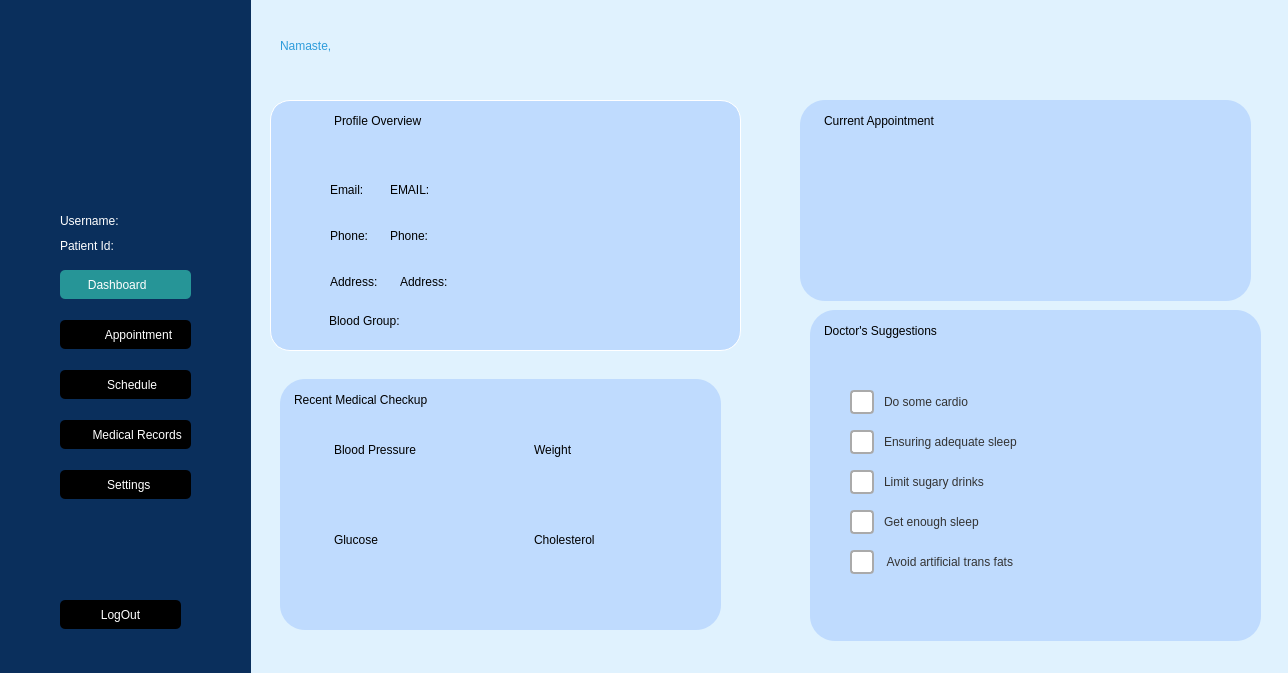
<?xml version="1.0" encoding="UTF-8"?>
<ui version="4.0">
 <class>Welcome</class>
 <widget class="QWidget" name="Welcome">
  <property name="geometry">
   <rect>
    <x>0</x>
    <y>0</y>
    <width>1288</width>
    <height>673</height>
   </rect>
  </property>
  <property name="windowTitle">
   <string>Form</string>
  </property>
  <property name="styleSheet">
   <string notr="true">#Welcome{
background-color:#E0F2FE;
}</string>
  </property>
  <widget class="QFrame" name="frame">
   <property name="geometry">
    <rect>
     <x>0</x>
     <y>0</y>
     <width>251</width>
     <height>741</height>
    </rect>
   </property>
   <property name="styleSheet">
    <string notr="true">frame{
background-color:#0A2F5C;
}</string>
   </property>
   <property name="frameShape">
    <enum>QFrame::Shape::StyledPanel</enum>
   </property>
   <property name="frameShadow">
    <enum>QFrame::Shadow::Raised</enum>
   </property>
   <widget class="QLabel" name="background">
    <property name="geometry">
     <rect>
      <x>0</x>
      <y>0</y>
      <width>251</width>
      <height>751</height>
     </rect>
    </property>
    <property name="styleSheet">
     <string notr="true">#background{
background-color:#0A2F5C;

}</string>
    </property>
    <property name="text">
     <string/>
    </property>
   </widget>
   <widget class="QPushButton" name="Dashboard">
    <property name="geometry">
     <rect>
      <x>60</x>
      <y>270</y>
      <width>131</width>
      <height>29</height>
     </rect>
    </property>
    <property name="styleSheet">
     <string notr="true">

QPushButton{
	background-color:#269597;
	color:#fff;
	font: 9pt &quot;Roboto&quot;;
	border-radius:5px;
}</string>
    </property>
    <property name="text">
     <string>Dashboard     </string>
    </property>
   </widget>
   <widget class="QPushButton" name="Schedule">
    <property name="geometry">
     <rect>
      <x>60</x>
      <y>370</y>
      <width>131</width>
      <height>29</height>
     </rect>
    </property>
    <property name="styleSheet">
     <string notr="true">QPushButton{
		background-color:black;
	color:#fff;
	font: 9pt &quot;Roboto&quot;;
border-radius:5px;
	
}</string>
    </property>
    <property name="text">
     <string>    Schedule</string>
    </property>
   </widget>
   <widget class="QPushButton" name="Appointment">
    <property name="geometry">
     <rect>
      <x>60</x>
      <y>320</y>
      <width>131</width>
      <height>29</height>
     </rect>
    </property>
    <property name="styleSheet">
     <string notr="true">QPushButton{
	background-color:black;
	color:#fff;
	font: 9pt &quot;Roboto&quot;;
border-radius:5px;
	
}</string>
    </property>
    <property name="text">
     <string>        Appointment</string>
    </property>
   </widget>
   <widget class="QPushButton" name="Settings">
    <property name="geometry">
     <rect>
      <x>60</x>
      <y>470</y>
      <width>131</width>
      <height>29</height>
     </rect>
    </property>
    <property name="styleSheet">
     <string notr="true">QPushButton{
		background-color:black;
	color:#fff;
	font: 9pt &quot;Roboto&quot;;
border-radius:5px;
}</string>
    </property>
    <property name="text">
     <string>  Settings</string>
    </property>
   </widget>
   <widget class="QPushButton" name="Medical_records">
    <property name="geometry">
     <rect>
      <x>60</x>
      <y>420</y>
      <width>131</width>
      <height>29</height>
     </rect>
    </property>
    <property name="styleSheet">
     <string notr="true">QPushButton{
		background-color:black;
	color:#fff;
	font: 9pt &quot;Roboto&quot;;
border-radius:5px;
	
}</string>
    </property>
    <property name="text">
     <string>       Medical Records</string>
    </property>
   </widget>
   <widget class="QPushButton" name="logout">
    <property name="geometry">
     <rect>
      <x>60</x>
      <y>600</y>
      <width>121</width>
      <height>29</height>
     </rect>
    </property>
    <property name="styleSheet">
     <string notr="true">QPushButton{
		background-color:black;
	color:#fff;
	font: 200 9pt &quot;Roboto&quot;;
border-radius:5px;
	
}</string>
    </property>
    <property name="text">
     <string>LogOut</string>
    </property>
   </widget>
   <widget class="QLabel" name="profile">
    <property name="geometry">
     <rect>
      <x>60</x>
      <y>40</y>
      <width>161</width>
      <height>171</height>
     </rect>
    </property>
    <property name="styleSheet">
     <string notr="true"/>
    </property>
    <property name="text">
     <string/>
    </property>
    <property name="pixmap">
     <pixmap resource="image.qrc">:/image/resourse/profile.jpg</pixmap>
    </property>
   </widget>
   <widget class="QLabel" name="patientIdLabel">
    <property name="geometry">
     <rect>
      <x>60</x>
      <y>230</y>
      <width>171</width>
      <height>31</height>
     </rect>
    </property>
    <property name="styleSheet">
     <string notr="true">background-color:transparent;
color:white
;
font: 12pt &quot;Segoe UI&quot;;
	border:none;</string>
    </property>
    <property name="text">
     <string>Patient Id:</string>
    </property>
   </widget>
   <widget class="QLabel" name="label">
    <property name="geometry">
     <rect>
      <x>160</x>
      <y>270</y>
      <width>21</width>
      <height>31</height>
     </rect>
    </property>
    <property name="text">
     <string/>
    </property>
    <property name="pixmap">
     <pixmap resource="image.qrc">:/icon/icons/dashboard.png</pixmap>
    </property>
   </widget>
   <widget class="QLabel" name="label_2">
    <property name="geometry">
     <rect>
      <x>70</x>
      <y>320</y>
      <width>20</width>
      <height>31</height>
     </rect>
    </property>
    <property name="text">
     <string/>
    </property>
    <property name="pixmap">
     <pixmap resource="image.qrc">:/icon/icons/appointment.png</pixmap>
    </property>
   </widget>
   <widget class="QLabel" name="label_3">
    <property name="geometry">
     <rect>
      <x>65</x>
      <y>370</y>
      <width>21</width>
      <height>31</height>
     </rect>
    </property>
    <property name="text">
     <string/>
    </property>
    <property name="pixmap">
     <pixmap resource="image.qrc">:/icon/icons/schedule.png</pixmap>
    </property>
   </widget>
   <widget class="QLabel" name="label_4">
    <property name="geometry">
     <rect>
      <x>64</x>
      <y>420</y>
      <width>16</width>
      <height>31</height>
     </rect>
    </property>
    <property name="text">
     <string/>
    </property>
    <property name="pixmap">
     <pixmap resource="image.qrc">:/icon/icons/medical.png</pixmap>
    </property>
   </widget>
   <widget class="QLabel" name="label_5">
    <property name="geometry">
     <rect>
      <x>66</x>
      <y>470</y>
      <width>21</width>
      <height>31</height>
     </rect>
    </property>
    <property name="text">
     <string/>
    </property>
    <property name="pixmap">
     <pixmap resource="image.qrc">:/icon/icons/setting.png</pixmap>
    </property>
   </widget>
   <widget class="QLabel" name="label_6">
    <property name="geometry">
     <rect>
      <x>67</x>
      <y>600</y>
      <width>21</width>
      <height>31</height>
     </rect>
    </property>
    <property name="text">
     <string/>
    </property>
    <property name="pixmap">
     <pixmap resource="image.qrc">:/icon/icons/logout.png</pixmap>
    </property>
   </widget>
   <widget class="QLabel" name="usernameLabel_2">
    <property name="geometry">
     <rect>
      <x>60</x>
      <y>200</y>
      <width>191</width>
      <height>41</height>
     </rect>
    </property>
    <property name="styleSheet">
     <string notr="true">background-color:transparent;
color:white
;
font: 12pt &quot;Segoe UI&quot;;
	border:none;</string>
    </property>
    <property name="text">
     <string>Username:</string>
    </property>
   </widget>
  </widget>
  <widget class="QLabel" name="date">
   <property name="geometry">
    <rect>
     <x>282</x>
     <y>70</y>
     <width>311</width>
     <height>20</height>
    </rect>
   </property>
   <property name="styleSheet">
    <string notr="true">#date{
	font: 600 9pt &quot;Roboto&quot;;
	color:#000;
	

}</string>
   </property>
   <property name="text">
    <string/>
   </property>
  </widget>
  <widget class="QFrame" name="frame_2">
   <property name="geometry">
    <rect>
     <x>270</x>
     <y>100</y>
     <width>471</width>
     <height>251</height>
    </rect>
   </property>
   <property name="styleSheet">
    <string notr="true">#frame_2{
	background-color:#bfdbfe;
	border:1px solid #fff;
	border-radius:20px;
}</string>
   </property>
   <property name="frameShape">
    <enum>QFrame::Shape::StyledPanel</enum>
   </property>
   <property name="frameShadow">
    <enum>QFrame::Shadow::Raised</enum>
   </property>
   <widget class="QPlainTextEdit" name="Profile_overviwe">
    <property name="geometry">
     <rect>
      <x>60</x>
      <y>10</y>
      <width>401</width>
      <height>51</height>
     </rect>
    </property>
    <property name="styleSheet">
     <string notr="true">background-color:transparent;
font: 20pt &quot;SansSerif&quot;;

color:black;

	border:none;</string>
    </property>
    <property name="readOnly">
     <bool>true</bool>
    </property>
    <property name="plainText">
     <string>Profile Overview</string>
    </property>
   </widget>
   <widget class="QPlainTextEdit" name="blood">
    <property name="geometry">
     <rect>
      <x>55</x>
      <y>210</y>
      <width>161</width>
      <height>31</height>
     </rect>
    </property>
    <property name="styleSheet">
     <string notr="true">background-color:transparent;
color:black
;
font: 12pt &quot;Segoe UI&quot;;
	border:none;</string>
    </property>
    <property name="readOnly">
     <bool>true</bool>
    </property>
    <property name="plainText">
     <string>Blood Group:</string>
    </property>
   </widget>
   <widget class="QLabel" name="Email_E">
    <property name="geometry">
     <rect>
      <x>22</x>
      <y>76</y>
      <width>31</width>
      <height>31</height>
     </rect>
    </property>
    <property name="text">
     <string/>
    </property>
    <property name="pixmap">
     <pixmap resource="image.qrc">:/icon/icons/email.png</pixmap>
    </property>
   </widget>
   <widget class="QLabel" name="emailLabel">
    <property name="geometry">
     <rect>
      <x>120</x>
      <y>74</y>
      <width>211</width>
      <height>31</height>
     </rect>
    </property>
    <property name="styleSheet">
     <string notr="true">background-color:transparent;
color:black
;
font: 12pt &quot;Segoe UI&quot;;
	border:none;</string>
    </property>
    <property name="text">
     <string>EMAIL:</string>
    </property>
   </widget>
   <widget class="QLabel" name="Address_E">
    <property name="geometry">
     <rect>
      <x>130</x>
      <y>166</y>
      <width>161</width>
      <height>31</height>
     </rect>
    </property>
    <property name="styleSheet">
     <string notr="true">background-color:transparent;
color:black
;
font: 12pt &quot;Segoe UI&quot;;
	border:none;</string>
    </property>
    <property name="text">
     <string>Address:</string>
    </property>
   </widget>
   <widget class="QLabel" name="Phone_E">
    <property name="geometry">
     <rect>
      <x>120</x>
      <y>120</y>
      <width>131</width>
      <height>31</height>
     </rect>
    </property>
    <property name="styleSheet">
     <string notr="true">background-color:transparent;
color:black
;
font: 12pt &quot;Segoe UI&quot;;
	border:none;</string>
    </property>
    <property name="text">
     <string>Phone:</string>
    </property>
   </widget>
   <widget class="QLabel" name="phonepicture">
    <property name="geometry">
     <rect>
      <x>20</x>
      <y>120</y>
      <width>31</width>
      <height>31</height>
     </rect>
    </property>
    <property name="text">
     <string/>
    </property>
    <property name="pixmap">
     <pixmap resource="image.qrc">:/icon/icons/phone.png</pixmap>
    </property>
   </widget>
   <widget class="QLabel" name="addresspicture">
    <property name="geometry">
     <rect>
      <x>23</x>
      <y>160</y>
      <width>21</width>
      <height>41</height>
     </rect>
    </property>
    <property name="text">
     <string/>
    </property>
    <property name="pixmap">
     <pixmap resource="image.qrc">:/icon/icons/location.png</pixmap>
    </property>
   </widget>
   <widget class="QLabel" name="Blood_E">
    <property name="geometry">
     <rect>
      <x>23</x>
      <y>210</y>
      <width>21</width>
      <height>31</height>
     </rect>
    </property>
    <property name="text">
     <string/>
    </property>
    <property name="pixmap">
     <pixmap resource="image.qrc">:/icon/icons/blood.png</pixmap>
    </property>
   </widget>
   <widget class="QLabel" name="blood_out">
    <property name="geometry">
     <rect>
      <x>170</x>
      <y>210</y>
      <width>61</width>
      <height>31</height>
     </rect>
    </property>
    <property name="styleSheet">
     <string notr="true">background-color:transparent;
color:black
;
font: 12pt &quot;Segoe UI&quot;;
	border:none;</string>
    </property>
    <property name="text">
     <string/>
    </property>
   </widget>
   <widget class="QLabel" name="Address_E_2">
    <property name="geometry">
     <rect>
      <x>60</x>
      <y>166</y>
      <width>61</width>
      <height>31</height>
     </rect>
    </property>
    <property name="styleSheet">
     <string notr="true">background-color:transparent;
color:black
;
font: 12pt &quot;Segoe UI&quot;;
	border:none;</string>
    </property>
    <property name="text">
     <string>Address:</string>
    </property>
   </widget>
   <widget class="QLabel" name="Phone_E_2">
    <property name="geometry">
     <rect>
      <x>60</x>
      <y>120</y>
      <width>51</width>
      <height>31</height>
     </rect>
    </property>
    <property name="styleSheet">
     <string notr="true">background-color:transparent;
color:black
;
font: 12pt &quot;Segoe UI&quot;;
	border:none;</string>
    </property>
    <property name="text">
     <string>Phone:</string>
    </property>
   </widget>
   <widget class="QLabel" name="emailLabel_2">
    <property name="geometry">
     <rect>
      <x>60</x>
      <y>74</y>
      <width>51</width>
      <height>31</height>
     </rect>
    </property>
    <property name="styleSheet">
     <string notr="true">background-color:transparent;
color:black
;
font: 12pt &quot;Segoe UI&quot;;
	border:none;</string>
    </property>
    <property name="text">
     <string>Email:</string>
    </property>
   </widget>
   <widget class="QLabel" name="profileoverview">
    <property name="geometry">
     <rect>
      <x>20</x>
      <y>10</y>
      <width>41</width>
      <height>41</height>
     </rect>
    </property>
    <property name="text">
     <string/>
    </property>
    <property name="pixmap">
     <pixmap resource="image.qrc">:/icon/icons/person.png</pixmap>
    </property>
   </widget>
   <zorder>addresspicture</zorder>
   <zorder>Blood_E</zorder>
   <zorder>Profile_overviwe</zorder>
   <zorder>blood</zorder>
   <zorder>Email_E</zorder>
   <zorder>emailLabel</zorder>
   <zorder>Address_E</zorder>
   <zorder>Phone_E</zorder>
   <zorder>phonepicture</zorder>
   <zorder>blood_out</zorder>
   <zorder>Address_E_2</zorder>
   <zorder>Phone_E_2</zorder>
   <zorder>emailLabel_2</zorder>
   <zorder>profileoverview</zorder>
  </widget>
  <widget class="QFrame" name="frame_3">
   <property name="geometry">
    <rect>
     <x>800</x>
     <y>100</y>
     <width>451</width>
     <height>201</height>
    </rect>
   </property>
   <property name="styleSheet">
    <string notr="true">
	background-color:#bfdbfe;

	border-radius:25px;
</string>
   </property>
   <property name="frameShape">
    <enum>QFrame::Shape::StyledPanel</enum>
   </property>
   <property name="frameShadow">
    <enum>QFrame::Shadow::Raised</enum>
   </property>
   <widget class="QPlainTextEdit" name="Current_Appointment">
    <property name="geometry">
     <rect>
      <x>20</x>
      <y>10</y>
      <width>381</width>
      <height>41</height>
     </rect>
    </property>
    <property name="styleSheet">
     <string notr="true">background-color:transparent;
font: 20pt &quot;SansSerif&quot;;

color:black;

	border:none;</string>
    </property>
    <property name="readOnly">
     <bool>true</bool>
    </property>
    <property name="plainText">
     <string>Current Appointment</string>
    </property>
   </widget>
   <widget class="QTextBrowser" name="current_appointment">
    <property name="geometry">
     <rect>
      <x>30</x>
      <y>51</y>
      <width>391</width>
      <height>141</height>
     </rect>
    </property>
    <property name="styleSheet">
     <string notr="true">background-color:transparent;
color:black
;
font: 10pt &quot;Segoe UI&quot;;
	border:none;</string>
    </property>
   </widget>
  </widget>
  <widget class="QFrame" name="frame_4">
   <property name="geometry">
    <rect>
     <x>280</x>
     <y>379</y>
     <width>441</width>
     <height>251</height>
    </rect>
   </property>
   <property name="styleSheet">
    <string notr="true">#frame_4{
	background-color:#bfdbfe;
	border-radius:25px;
}</string>
   </property>
   <property name="frameShape">
    <enum>QFrame::Shape::StyledPanel</enum>
   </property>
   <property name="frameShadow">
    <enum>QFrame::Shadow::Raised</enum>
   </property>
   <widget class="QPlainTextEdit" name="recent">
    <property name="geometry">
     <rect>
      <x>10</x>
      <y>10</y>
      <width>431</width>
      <height>41</height>
     </rect>
    </property>
    <property name="styleSheet">
     <string notr="true">background-color:transparent;
font: 20pt &quot;SansSerif&quot;;

color:black;

	border:none;</string>
    </property>
    <property name="readOnly">
     <bool>true</bool>
    </property>
    <property name="plainText">
     <string>Recent Medical Checkup</string>
    </property>
   </widget>
   <widget class="QPlainTextEdit" name="bloodpressure">
    <property name="geometry">
     <rect>
      <x>50</x>
      <y>60</y>
      <width>121</width>
      <height>31</height>
     </rect>
    </property>
    <property name="styleSheet">
     <string notr="true">background-color:transparent;
color:black
;
font: 700 12pt &quot;calibri&quot;;
	border:none;</string>
    </property>
    <property name="plainText">
     <string>Blood Pressure</string>
    </property>
   </widget>
   <widget class="QPlainTextEdit" name="glucose">
    <property name="geometry">
     <rect>
      <x>50</x>
      <y>150</y>
      <width>91</width>
      <height>31</height>
     </rect>
    </property>
    <property name="styleSheet">
     <string notr="true">background-color:transparent;
color:black
;
font: 700 12pt &quot;calibri&quot;;
	border:none;</string>
    </property>
    <property name="plainText">
     <string>Glucose</string>
    </property>
   </widget>
   <widget class="QPlainTextEdit" name="weight">
    <property name="geometry">
     <rect>
      <x>250</x>
      <y>60</y>
      <width>91</width>
      <height>31</height>
     </rect>
    </property>
    <property name="styleSheet">
     <string notr="true">background-color:transparent;
color:black
;
font: 700 12pt &quot;calibri&quot;;
	border:none;</string>
    </property>
    <property name="plainText">
     <string>Weight</string>
    </property>
   </widget>
   <widget class="QPlainTextEdit" name="cholestrol">
    <property name="geometry">
     <rect>
      <x>250</x>
      <y>150</y>
      <width>91</width>
      <height>31</height>
     </rect>
    </property>
    <property name="styleSheet">
     <string notr="true">background-color:transparent;
color:black
;
font: 700 12pt &quot;calibri&quot;;
	border:none;</string>
    </property>
    <property name="plainText">
     <string>Cholesterol</string>
    </property>
   </widget>
   <widget class="QLabel" name="bloodpressureicon">
    <property name="geometry">
     <rect>
      <x>21</x>
      <y>60</y>
      <width>31</width>
      <height>31</height>
     </rect>
    </property>
    <property name="text">
     <string/>
    </property>
    <property name="pixmap">
     <pixmap resource="image.qrc">:/icon/icons/pressure.png</pixmap>
    </property>
   </widget>
   <widget class="QLabel" name="glucoseicon">
    <property name="geometry">
     <rect>
      <x>19</x>
      <y>151</y>
      <width>31</width>
      <height>41</height>
     </rect>
    </property>
    <property name="text">
     <string/>
    </property>
    <property name="pixmap">
     <pixmap resource="image.qrc">:/icon/icons/sugar.png</pixmap>
    </property>
    <property name="alignment">
     <set>Qt::AlignmentFlag::AlignRight|Qt::AlignmentFlag::AlignTop|Qt::AlignmentFlag::AlignTrailing</set>
    </property>
    <property name="wordWrap">
     <bool>false</bool>
    </property>
   </widget>
   <widget class="QLabel" name="weighticon">
    <property name="geometry">
     <rect>
      <x>226</x>
      <y>57</y>
      <width>31</width>
      <height>31</height>
     </rect>
    </property>
    <property name="text">
     <string/>
    </property>
    <property name="pixmap">
     <pixmap resource="image.qrc">:/icon/icons/weight.png</pixmap>
    </property>
   </widget>
   <widget class="QLabel" name="cholestronicon">
    <property name="geometry">
     <rect>
      <x>225</x>
      <y>150</y>
      <width>31</width>
      <height>31</height>
     </rect>
    </property>
    <property name="text">
     <string/>
    </property>
    <property name="pixmap">
     <pixmap resource="image.qrc">:/icon/icons/chol.png</pixmap>
    </property>
   </widget>
   <widget class="QWidget" name="verticalLayoutWidget">
    <property name="geometry">
     <rect>
      <x>0</x>
      <y>0</y>
      <width>431</width>
      <height>251</height>
     </rect>
    </property>
    <layout class="QVBoxLayout" name="medicalLayout"/>
   </widget>
  </widget>
  <widget class="QFrame" name="frame_5">
   <property name="geometry">
    <rect>
     <x>810</x>
     <y>310</y>
     <width>451</width>
     <height>331</height>
    </rect>
   </property>
   <property name="styleSheet">
    <string notr="true">#frame_5{
	background-color:#bfdbfe;
	border-radius:25px;
}</string>
   </property>
   <property name="frameShape">
    <enum>QFrame::Shape::StyledPanel</enum>
   </property>
   <property name="frameShadow">
    <enum>QFrame::Shadow::Raised</enum>
   </property>
   <widget class="QPlainTextEdit" name="suggestion">
    <property name="geometry">
     <rect>
      <x>10</x>
      <y>10</y>
      <width>421</width>
      <height>51</height>
     </rect>
    </property>
    <property name="styleSheet">
     <string notr="true">background-color:transparent;
font: 20pt &quot;SansSerif&quot;;

color:black;

	border:none;</string>
    </property>
    <property name="readOnly">
     <bool>true</bool>
    </property>
    <property name="plainText">
     <string>Doctor's Suggestions</string>
    </property>
   </widget>
   <widget class="QCheckBox" name="checkBox">
    <property name="geometry">
     <rect>
      <x>40</x>
      <y>80</y>
      <width>191</width>
      <height>24</height>
     </rect>
    </property>
    <property name="styleSheet">
     <string notr="true">QCheckBox {
	
	font: 10pt &quot;Roboto&quot;;
    spacing: 10px;
   
    color: #333;
}

QCheckBox::indicator {
    width: 20px;
    height: 20px;
    border-radius: 4px;
    border: 2px solid #aaa;
    background-color: #fff;
}

QCheckBox::indicator:hover {
    border: 2px solid #2CA8A2;
}

QCheckBox::indicator:checked {
    background-color: #2CA8A2;
    border: 2px solid #2CA8A2;
}

QCheckBox::indicator:checked:hover {
    background-color: #219088;
    border: 2px solid #219088;
}
</string>
    </property>
    <property name="text">
     <string>Do some cardio</string>
    </property>
   </widget>
   <widget class="QCheckBox" name="checkBox_2">
    <property name="geometry">
     <rect>
      <x>40</x>
      <y>120</y>
      <width>261</width>
      <height>24</height>
     </rect>
    </property>
    <property name="styleSheet">
     <string notr="true">QCheckBox {
	
	font: 10pt &quot;Roboto&quot;;
    spacing: 10px;
   
    color: #333;
}

QCheckBox::indicator {
    width: 20px;
    height: 20px;
    border-radius: 4px;
    border: 2px solid #aaa;
    background-color: #fff;
}

QCheckBox::indicator:hover {
    border: 2px solid #2CA8A2;
}

QCheckBox::indicator:checked {
    background-color: #2CA8A2;
    border: 2px solid #2CA8A2;
}

QCheckBox::indicator:checked:hover {
    background-color: #219088;
    border: 2px solid #219088;
}
</string>
    </property>
    <property name="text">
     <string>Ensuring adequate sleep</string>
    </property>
   </widget>
   <widget class="QCheckBox" name="checkBox_3">
    <property name="geometry">
     <rect>
      <x>40</x>
      <y>160</y>
      <width>261</width>
      <height>24</height>
     </rect>
    </property>
    <property name="styleSheet">
     <string notr="true">QCheckBox {
	
	font: 10pt &quot;Roboto&quot;;
    spacing: 10px;
   
    color: #333;
}

QCheckBox::indicator {
    width: 20px;
    height: 20px;
    border-radius: 4px;
    border: 2px solid #aaa;
    background-color: #fff;
}

QCheckBox::indicator:hover {
    border: 2px solid #2CA8A2;
}

QCheckBox::indicator:checked {
    background-color: #2CA8A2;
    border: 2px solid #2CA8A2;
}

QCheckBox::indicator:checked:hover {
    background-color: #219088;
    border: 2px solid #219088;
}
</string>
    </property>
    <property name="text">
     <string>Limit sugary drinks</string>
    </property>
   </widget>
   <widget class="QCheckBox" name="checkBox_4">
    <property name="geometry">
     <rect>
      <x>40</x>
      <y>200</y>
      <width>261</width>
      <height>24</height>
     </rect>
    </property>
    <property name="styleSheet">
     <string notr="true">QCheckBox {
	
	font: 10pt &quot;Roboto&quot;;
    spacing: 10px;
   
    color: #333;
}

QCheckBox::indicator {
    width: 20px;
    height: 20px;
    border-radius: 4px;
    border: 2px solid #aaa;
    background-color: #fff;
}

QCheckBox::indicator:hover {
    border: 2px solid #2CA8A2;
}

QCheckBox::indicator:checked {
    background-color: #2CA8A2;
    border: 2px solid #2CA8A2;
}

QCheckBox::indicator:checked:hover {
    background-color: #219088;
    border: 2px solid #219088;
}
</string>
    </property>
    <property name="text">
     <string>Get enough sleep</string>
    </property>
   </widget>
   <widget class="QCheckBox" name="checkBox_5">
    <property name="geometry">
     <rect>
      <x>40</x>
      <y>240</y>
      <width>261</width>
      <height>24</height>
     </rect>
    </property>
    <property name="styleSheet">
     <string notr="true">QCheckBox {
	
	font: 10pt &quot;Roboto&quot;;
    spacing: 10px;
   
    color: #333;
}

QCheckBox::indicator {
    width: 20px;
    height: 20px;
    border-radius: 4px;
    border: 2px solid #aaa;
    background-color: #fff;
}

QCheckBox::indicator:hover {
    border: 2px solid #2CA8A2;
}

QCheckBox::indicator:checked {
    background-color: #2CA8A2;
    border: 2px solid #2CA8A2;
}

QCheckBox::indicator:checked:hover {
    background-color: #219088;
    border: 2px solid #219088;
}
</string>
    </property>
    <property name="text">
     <string> Avoid artificial trans fats</string>
    </property>
   </widget>
  </widget>
  <widget class="QLabel" name="usernameLabel">
   <property name="geometry">
    <rect>
     <x>280</x>
     <y>20</y>
     <width>601</width>
     <height>51</height>
    </rect>
   </property>
   <property name="styleSheet">
    <string notr="true">background-color:transparent;


font: 700 20pt &quot;Segoe UI&quot;;
color:rgb(45, 156, 219);

	border:none;</string>
   </property>
   <property name="text">
    <string>Namaste,</string>
   </property>
  </widget>
 </widget>
 <resources>
  <include location="image.qrc"/>
 </resources>
 <connections/>
</ui>
